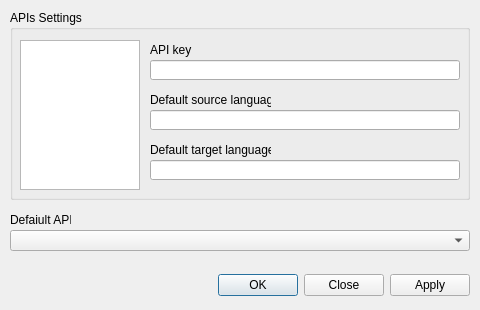
<?xml version="1.0" encoding="UTF-8"?>
<ui version="4.0">
 <class>SettingsDialog</class>
 <widget class="QDialog" name="SettingsDialog">
  <property name="geometry">
   <rect>
    <x>0</x>
    <y>0</y>
    <width>480</width>
    <height>310</height>
   </rect>
  </property>
  <property name="windowTitle">
   <string>Settings</string>
  </property>
  <widget class="QDialogButtonBox" name="settingsButtonBox">
   <property name="geometry">
    <rect>
     <x>10</x>
     <y>270</y>
     <width>460</width>
     <height>30</height>
    </rect>
   </property>
   <property name="orientation">
    <enum>Qt::Horizontal</enum>
   </property>
   <property name="standardButtons">
    <set>QDialogButtonBox::Apply|QDialogButtonBox::Close|QDialogButtonBox::Ok</set>
   </property>
  </widget>
  <widget class="QGroupBox" name="apiGroupBox">
   <property name="geometry">
    <rect>
     <x>10</x>
     <y>10</y>
     <width>460</width>
     <height>190</height>
    </rect>
   </property>
   <property name="title">
    <string>APIs Settings</string>
   </property>
   <widget class="QListWidget" name="apisListWidget">
    <property name="geometry">
     <rect>
      <x>10</x>
      <y>30</y>
      <width>120</width>
      <height>150</height>
     </rect>
    </property>
   </widget>
   <widget class="QLabel" name="apiKeyLabel">
    <property name="geometry">
     <rect>
      <x>140</x>
      <y>30</y>
      <width>51</width>
      <height>20</height>
     </rect>
    </property>
    <property name="text">
     <string>API key</string>
    </property>
   </widget>
   <widget class="QLineEdit" name="apiKeyLineEdit">
    <property name="geometry">
     <rect>
      <x>140</x>
      <y>50</y>
      <width>310</width>
      <height>20</height>
     </rect>
    </property>
   </widget>
   <widget class="QLabel" name="defaultSourceLanguageLabel">
    <property name="geometry">
     <rect>
      <x>140</x>
      <y>80</y>
      <width>121</width>
      <height>20</height>
     </rect>
    </property>
    <property name="text">
     <string>Default source language</string>
    </property>
   </widget>
   <widget class="QLineEdit" name="defaultSourceLanguageLineEdit">
    <property name="geometry">
     <rect>
      <x>140</x>
      <y>100</y>
      <width>310</width>
      <height>20</height>
     </rect>
    </property>
   </widget>
   <widget class="QLabel" name="defaultTargetLanguageLabel">
    <property name="geometry">
     <rect>
      <x>140</x>
      <y>130</y>
      <width>121</width>
      <height>20</height>
     </rect>
    </property>
    <property name="text">
     <string>Default target language</string>
    </property>
   </widget>
   <widget class="QLineEdit" name="defaultTargetLanguageLineEdit">
    <property name="geometry">
     <rect>
      <x>140</x>
      <y>150</y>
      <width>310</width>
      <height>20</height>
     </rect>
    </property>
   </widget>
  </widget>
  <widget class="QLabel" name="defaultApiLabel">
   <property name="geometry">
    <rect>
     <x>10</x>
     <y>210</y>
     <width>61</width>
     <height>20</height>
    </rect>
   </property>
   <property name="text">
    <string>Defaiult API</string>
   </property>
  </widget>
  <widget class="QComboBox" name="defaultApiComboBox">
   <property name="geometry">
    <rect>
     <x>10</x>
     <y>230</y>
     <width>460</width>
     <height>21</height>
    </rect>
   </property>
  </widget>
 </widget>
 <resources/>
 <connections>
  <connection>
   <sender>settingsButtonBox</sender>
   <signal>accepted()</signal>
   <receiver>SettingsDialog</receiver>
   <slot>accept()</slot>
   <hints>
    <hint type="sourcelabel">
     <x>248</x>
     <y>254</y>
    </hint>
    <hint type="destinationlabel">
     <x>157</x>
     <y>274</y>
    </hint>
   </hints>
  </connection>
  <connection>
   <sender>settingsButtonBox</sender>
   <signal>rejected()</signal>
   <receiver>SettingsDialog</receiver>
   <slot>reject()</slot>
   <hints>
    <hint type="sourcelabel">
     <x>316</x>
     <y>260</y>
    </hint>
    <hint type="destinationlabel">
     <x>286</x>
     <y>274</y>
    </hint>
   </hints>
  </connection>
 </connections>
</ui>
